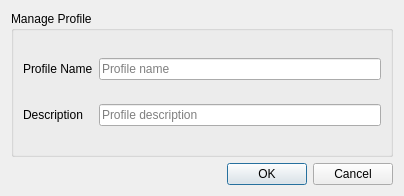
<?xml version="1.0" encoding="UTF-8"?>
<ui version="4.0">
 <class>Profile</class>
 <widget class="QDialog" name="Profile">
  <property name="geometry">
   <rect>
    <x>0</x>
    <y>0</y>
    <width>404</width>
    <height>196</height>
   </rect>
  </property>
  <property name="windowTitle">
   <string>Profile Editor</string>
  </property>
  <layout class="QGridLayout" name="gridLayout">
   <item row="0" column="0">
    <widget class="QGroupBox" name="groupBox">
     <property name="title">
      <string>Manage Profile</string>
     </property>
     <layout class="QGridLayout" name="gridLayout_2">
      <item row="0" column="0">
       <widget class="QLabel" name="label">
        <property name="text">
         <string>Profile Name</string>
        </property>
       </widget>
      </item>
      <item row="0" column="1">
       <widget class="QLineEdit" name="txtProfile">
        <property name="placeholderText">
         <string>Profile name</string>
        </property>
       </widget>
      </item>
      <item row="1" column="0">
       <widget class="QLabel" name="label_2">
        <property name="text">
         <string>Description</string>
        </property>
       </widget>
      </item>
      <item row="1" column="1">
       <widget class="QLineEdit" name="txtDesc">
        <property name="placeholderText">
         <string>Profile description</string>
        </property>
       </widget>
      </item>
     </layout>
    </widget>
   </item>
   <item row="1" column="0">
    <widget class="QDialogButtonBox" name="buttonBox">
     <property name="orientation">
      <enum>Qt::Horizontal</enum>
     </property>
     <property name="standardButtons">
      <set>QDialogButtonBox::Cancel|QDialogButtonBox::Ok</set>
     </property>
    </widget>
   </item>
  </layout>
 </widget>
 <resources/>
 <connections>
  <connection>
   <sender>buttonBox</sender>
   <signal>accepted()</signal>
   <receiver>Profile</receiver>
   <slot>accept()</slot>
   <hints>
    <hint type="sourcelabel">
     <x>248</x>
     <y>254</y>
    </hint>
    <hint type="destinationlabel">
     <x>157</x>
     <y>274</y>
    </hint>
   </hints>
  </connection>
  <connection>
   <sender>buttonBox</sender>
   <signal>rejected()</signal>
   <receiver>Profile</receiver>
   <slot>reject()</slot>
   <hints>
    <hint type="sourcelabel">
     <x>316</x>
     <y>260</y>
    </hint>
    <hint type="destinationlabel">
     <x>286</x>
     <y>274</y>
    </hint>
   </hints>
  </connection>
 </connections>
</ui>
